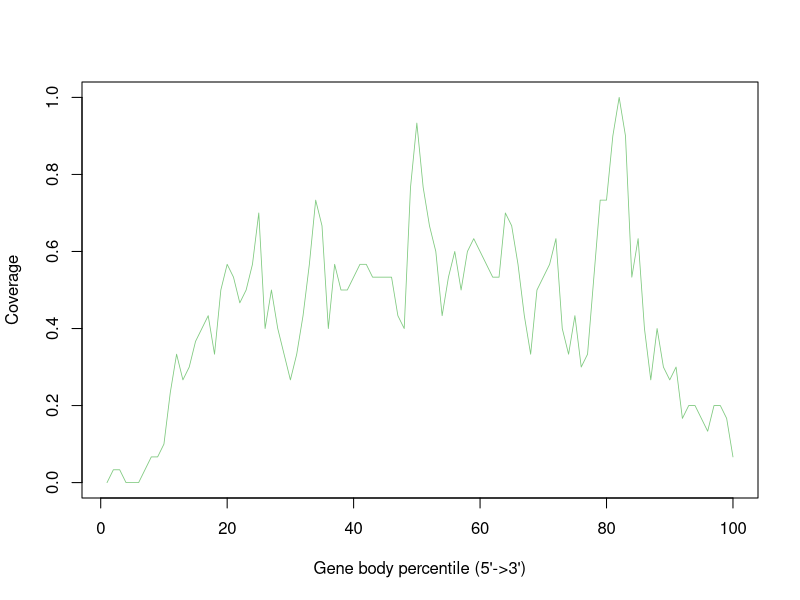

Reproduce this figure in R.
GSM4486068_Aligned.sortedByCoord_sorted.out <- c(0.0,0.03333333333333333,0.03333333333333333,0.0,0.0,0.0,0.03333333333333333,0.06666666666666667,0.06666666666666667,0.1,0.23333333333333334,0.3333333333333333,0.26666666666666666,0.3,0.36666666666666664,0.4,0.43333333333333335,0.3333333333333333,0.5,0.5666666666666667,0.5333333333333333,0.4666666666666667,0.5,0.5666666666666667,0.7,0.4,0.5,0.4,0.3333333333333333,0.26666666666666666,0.3333333333333333,0.43333333333333335,0.5666666666666667,0.7333333333333333,0.6666666666666666,0.4,0.5666666666666667,0.5,0.5,0.5333333333333333,0.5666666666666667,0.5666666666666667,0.5333333333333333,0.5333333333333333,0.5333333333333333,0.5333333333333333,0.43333333333333335,0.4,0.7666666666666667,0.9333333333333333,0.7666666666666667,0.6666666666666666,0.6,0.43333333333333335,0.5333333333333333,0.6,0.5,0.6,0.6333333333333333,0.6,0.5666666666666667,0.5333333333333333,0.5333333333333333,0.7,0.6666666666666666,0.5666666666666667,0.43333333333333335,0.3333333333333333,0.5,0.5333333333333333,0.5666666666666667,0.6333333333333333,0.4,0.3333333333333333,0.43333333333333335,0.3,0.3333333333333333,0.5333333333333333,0.7333333333333333,0.7333333333333333,0.9,1.0,0.9,0.5333333333333333,0.6333333333333333,0.4,0.26666666666666666,0.4,0.3,0.26666666666666666,0.3,0.16666666666666666,0.2,0.2,0.16666666666666666,0.13333333333333333,0.2,0.2,0.16666666666666666,0.06666666666666667)


pdf("GSM4486068.geneBodyCoverage.curves.pdf")
x=1:100
icolor = colorRampPalette(c("#7fc97f","#beaed4","#fdc086","#ffff99","#386cb0","#f0027f"))(1)
plot(x,GSM4486068_Aligned.sortedByCoord_sorted.out,type='l',xlab="Gene body percentile (5'->3')", ylab="Coverage",lwd=0.8,col=icolor[1])
dev.off()
